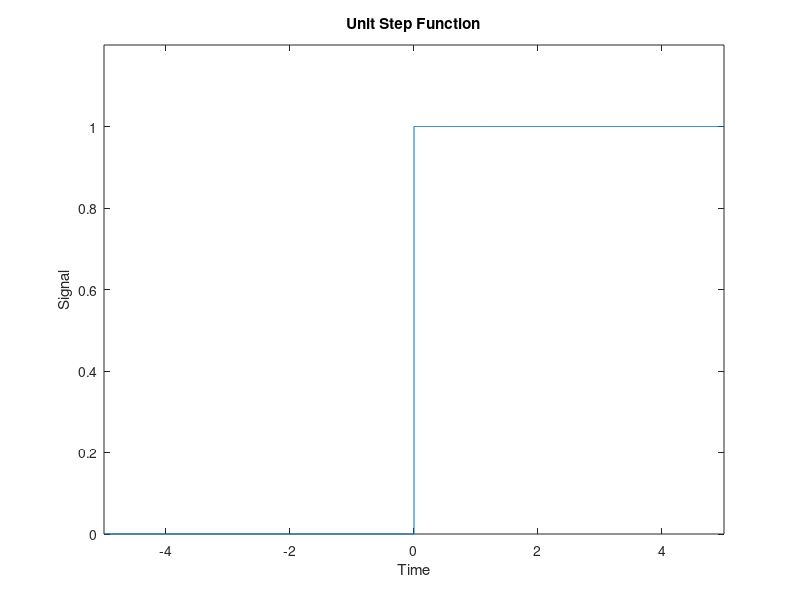

Write MATLAB code to recreate this figure.
t=-5:0.01:5;
y=zeros(1,floor(length(t)/2));
y(length(y)+1:length(t))=ones(1,ceil(length(t)/2));

figure('Position',[100 100 700 300])
stairs(t,y)
axis([-5 5 0 1.2])
xlabel('Time')
ylabel('Signal')
title('Unit Step Function')
waitforbuttonpress ()
print(1,strcat("../images/",mfilename(),".pdf"),"-dpdf","-S800,200")